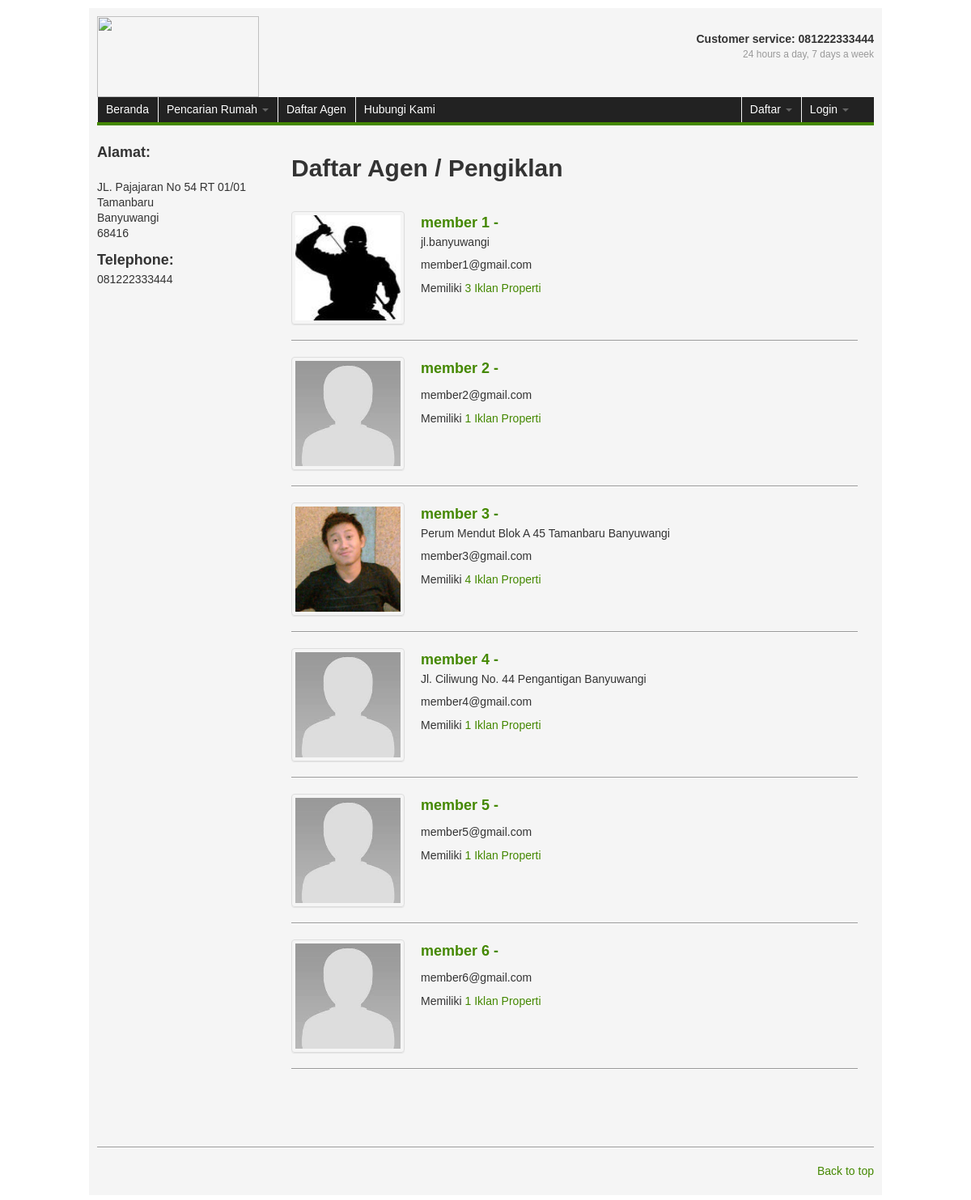
The app's page /agen/view_list with its own data.
### tables this page shows
CREATE TABLE IF NOT EXISTS `tbl_config` (
  `item` varchar(50) DEFAULT NULL,
  `value` varchar(50) DEFAULT NULL
);

CREATE TABLE IF NOT EXISTS `tbl_member` (
  `id` smallint(6) NOT NULL AUTO_INCREMENT,
  `email` varchar(50) NOT NULL,
  `password` varchar(50) NOT NULL,
  `nama_depan` varchar(50) NOT NULL,
  `nama_belakang` varchar(50) NOT NULL,
  `alamat` text NOT NULL COMMENT 'alamat pribadi',
  `telp` varchar(50) NOT NULL,
  `is_verified` enum('Y','N') NOT NULL DEFAULT 'N',
  `verified_code` varchar(50) DEFAULT NULL,
  `banned` enum('Y','N') DEFAULT 'N',
  `banned_reason` text,
  `photo` varchar(50) DEFAULT NULL,
  `created` datetime DEFAULT NULL,
  `updated` timestamp NULL DEFAULT CURRENT_TIMESTAMP ON UPDATE CURRENT_TIMESTAMP,
  PRIMARY KEY (`id`)
);

### jualrumah/views/agen_view_list.php (the view, shortened to what the rows shown need)
<div class="row">
	<div class="span3">
		<h3>Alamat:</h3>
		<p>
			<?php echo $site_title;?><br />
			<?php echo $office_address;?><br />
			<?php echo $office_town;?><br />
			<?php echo $office_zip;?>
		</p>
		<h3>Telephone:</h3>
		<p><?php echo $cs_phone; ?></p>
		<br>
		<div class="row">
			<div class="span4">
				<iframe src="//www.facebook.com/plugins/likebox.php?href=<?php echo $facebook_link;?>&amp;width=200&amp;height=210&amp;colorscheme=light&amp;show_faces=false&amp;border_color&amp;stream=false&amp;header=true" scrolling="no" frameborder="0" style="border:none; overflow:hidden; width:200px; height:70px;" allowTransparency="true"></iframe>
			</div>
		</div>
	</div>
	<div class="span9">
		<div class="page-header">
			<h1>Daftar Agen / Pengiklan</h1>
		</div>
		<?php foreach ($member->result_array() as $row) { ?>
		<div class="row">
         <div class="span2">
					 	<?php $photo = ($row['photo'] != null ? $row['photo'] : 'no_images.jpg') ?>
            <a href="" class="thumbnail "><img src="<?php echo site_url('avatar/' . $photo )?>" height="130" width="130"></a>
         </div>
         <div class="span6">
            <a href="#">
               <h3><?php echo $row['nama_depan'] . ' ' . $row['nama_belakang']?></h3>
            </a>
            <p><?php echo $row['alamat']?></p>
						<p><?php echo $row['email']?></p>
						<?php $jml_listing = $this->db->get_where('tbl_listing',array('id_member' => $row['id'],'is_verified' => 'Y'))->num_rows()?>
						<p>Memiliki <a href="<?php echo site_url('agen/view_property/' . $row['id'])?>"><?php echo $jml_listing?> Iklan Properti</a></p>
         </div>
      </div>
			<hr />
		<?php } ?>
		<div class="pagination" align="center">
		</div>
	</div>
</div>

### jualrumah/views/view_index.php (shortened to what the rows shown need)
<!DOCTYPE html PUBLIC "-//W3C//DTD XHTML 1.0 Transitional//EN" "http://www.w3.org/TR/xhtml1/DTD/xhtml1-transitional.dtd">
<html xmlns="http://www.w3.org/1999/xhtml">
   <head>
      <link id="switch_style" href="<?php echo base_url();?>assets/web/css/bootstrap.css" rel="stylesheet" />
      <link id="switch_style" href="<?php echo base_url();?>assets/web/css/real_estate.css" rel="stylesheet" />
      <link rel="stylesheet" href="<?php echo base_url()?>assets/web/js/jquery.aw-showcase/css/style.css" />
      <link rel="stylesheet" href="<?php echo base_url()?>assets/web/js/badger/badger.min.css" />
      <link rel="stylesheet" href="<?php echo base_url();?>assets/web/js/sticky/sticky.min.css" />
      <link rel="stylesheet" href="<?php echo base_url();?>assets/easy-autocomplete/easy-autocomplete.css" />
   </head>
   <body>
      <div class="container" style="background-color:#f5f5f5;padding:10px">
         <?php
            $cs_phone = get_setting('cs_phone');
            ?>
         <div class="row" style="height:100px">
            <div class="span4 logo">
               <a href="<?php echo base_url()?>">
                  <div class="row">
                     <div class="span1">
                        <img src="<?php echo base_url();?>uploads/logo.jpg" alt="" height="100" width="200"/>
                     </div>
                     <div class="span3">
                        <h1>
                           <small>Bursa Properti Online</small><br />
                        </h1>
                     </div>
                  </div>
               </a>
            </div>
            <div class="span4 customer_service pull-right text-right">
               <br />
               <h4>Customer service: <?php echo $cs_phone;?></h4>
               <h4>
                  <small>24 hours a day, 7 days a week</small>
               </h4>
            </div>
         </div>
         <div class="row">
            <div class="span12">
               <div class="navbar">
                  <div class="navbar-inner">
                     <div class="container">
                        <div class="nav-collapse">
                           <ul class="nav">
                              <?php if($this->session->userdata('sudah_login') == 1){ ?>
                                <li><a href="<?php echo base_url()?>member/profile/<?php echo $this->session->userdata('nama_lengkap')?>">Profile</a></li>
                                <li><a href="<?php echo base_url()?>member/message/<?php echo $this->session->userdata('nama_lengkap')?>">Pesan</a></li>
                                <li><a href="<?php echo base_url()?>member/listing/<?php echo $this->session->userdata('nama_lengkap')?>">Properti saya</a></li>
                                <li><a href="<?php echo base_url()?>conditions">Ketentuan</a></li>
                                    <!-- <li><a href="<?php echo base_url()?>member/profile/<?php echo $this->session->userdata('nama_lengkap')?>">Profile</a></li>
                                    <li><a href="<?php echo base_url()?>member/message/<?php echo $this->session->userdata('nama_lengkap')?>">Pesan</a></li>
                                    <li><a href="<?php echo base_url()?>member/listing/<?php echo $this->session->userdata('nama_lengkap')?>">Properti saya</a></li> -->
                            <?php }else{ ?>
                              <li><a href="<?php echo base_url();?>">Beranda</a></li>
                              <li class="dropdown">
                                 <a href="#" class="dropdown-toggle" data-toggle="dropdown"><?php echo 'Pencarian Rumah'; ?> <b class="caret"></b>  </a>
                              </li>
                              <li><a href="<?php echo base_url();?>agen/view_list">Daftar Agen</a></li>
                              <li><a href="<?php echo base_url()?>contact_us">Hubungi Kami</a></li>
                            <?php } ?>
                           </ul>
                           <ul class="nav pull-right">
                              <?php if($this->session->userdata('sudah_login') == 0):?>
                              <li class="dropdown">
                                 <a class="dropdown-toggle" href="#" data-toggle="dropdown">Daftar <strong class="caret"></strong></a>
                              </li>
                              <li class="dropdown">
                                 <a class="dropdown-toggle" href="#" data-toggle="dropdown">Login <strong class="caret"></strong></a>
                              </li>
                              <?php else:?>
                              <li><a href="<?php echo base_url()?>member/logout" class="first">Log Out ( <?php echo $this->session->userdata('nama_depan')?> )</a></li>
                              <?php endif;?>
                           </ul>
                        </div>
                     </div>
                  </div>
               </div>
            </div>
         </div>
         <?php      include $page_name . ".php";    ?>
         <footer>
            <hr />
            <p class="pull-right"><a href="#">Back to top</a></p>
         </footer>
      </div>
   </body>
</html>

### records on screen
tbl_config: value "081222333444"
tbl_member: photo (picture), nama_depan "member 1", nama_belakang "-", alamat "jl.banyuwangi", email "member1@gmail.com", jml_listing "3"
tbl_member: nama_depan "member 2", nama_belakang "-", email "member2@gmail.com", jml_listing "1"
tbl_member: photo (picture), nama_depan "member 3", nama_belakang "-", alamat "Perum Mendut Blok A 45 Tamanbaru Banyuwangi", email "member3@gmail.com", jml_listing "4"
tbl_member: nama_depan "member 4", nama_belakang "-", alamat "Jl. Ciliwung No. 44 Pengantigan Banyuwangi", email "member4@gmail.com", jml_listing "1"
tbl_member: nama_depan "member 5", nama_belakang "-", email "member5@gmail.com", jml_listing "1"
tbl_member: nama_depan "member 6", nama_belakang "-", email "member6@gmail.com", jml_listing "1"

### other values on screen
$office_address "JL. Pajajaran No 54 RT 01/01 Tamanbaru"
$office_town "Banyuwangi"
$office_zip "68416"
